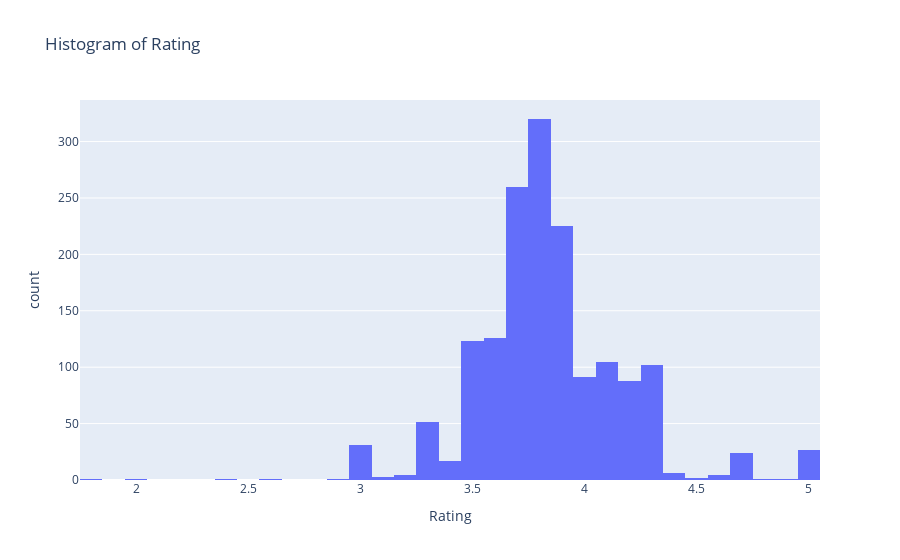

This figure's notebook cell:
### Code cell
fig = px.histogram(df, x='Rating', nbins=50, title='Histogram of Rating')

fig.show()

### Figure 1 — Plotly figure (JSON) as saved in the notebook; plotly's stock layout.template omitted (floating-point values rounded to 4 significant figures; data arrays with more than 128 entries replaced by an {"elided": "..."} marker saying what was removed)
{"data": [{"alignmentgroup": "True", "bingroup": "x", "hovertemplate": "Rating=%{x}<br>count=%{y}<extra></extra>", "legendgroup": "", "marker": {"color": "#636efa", "pattern": {"shape": ""}}, "name": "", "nbinsx": 50, "offsetgroup": "", "orientation": "v", "showlegend": false, "type": "histogram", "x": {"elided": "1616 float values"}, "xaxis": "x", "yaxis": "y"}], "layout": {"barmode": "relative", "legend": {"tracegroupgap": 0}, "title": {"text": "Histogram of Rating"}, "xaxis": {"anchor": "y", "domain": [0, 1], "title": {"text": "Rating"}}, "yaxis": {"anchor": "x", "domain": [0, 1], "title": {"text": "count"}}}}
